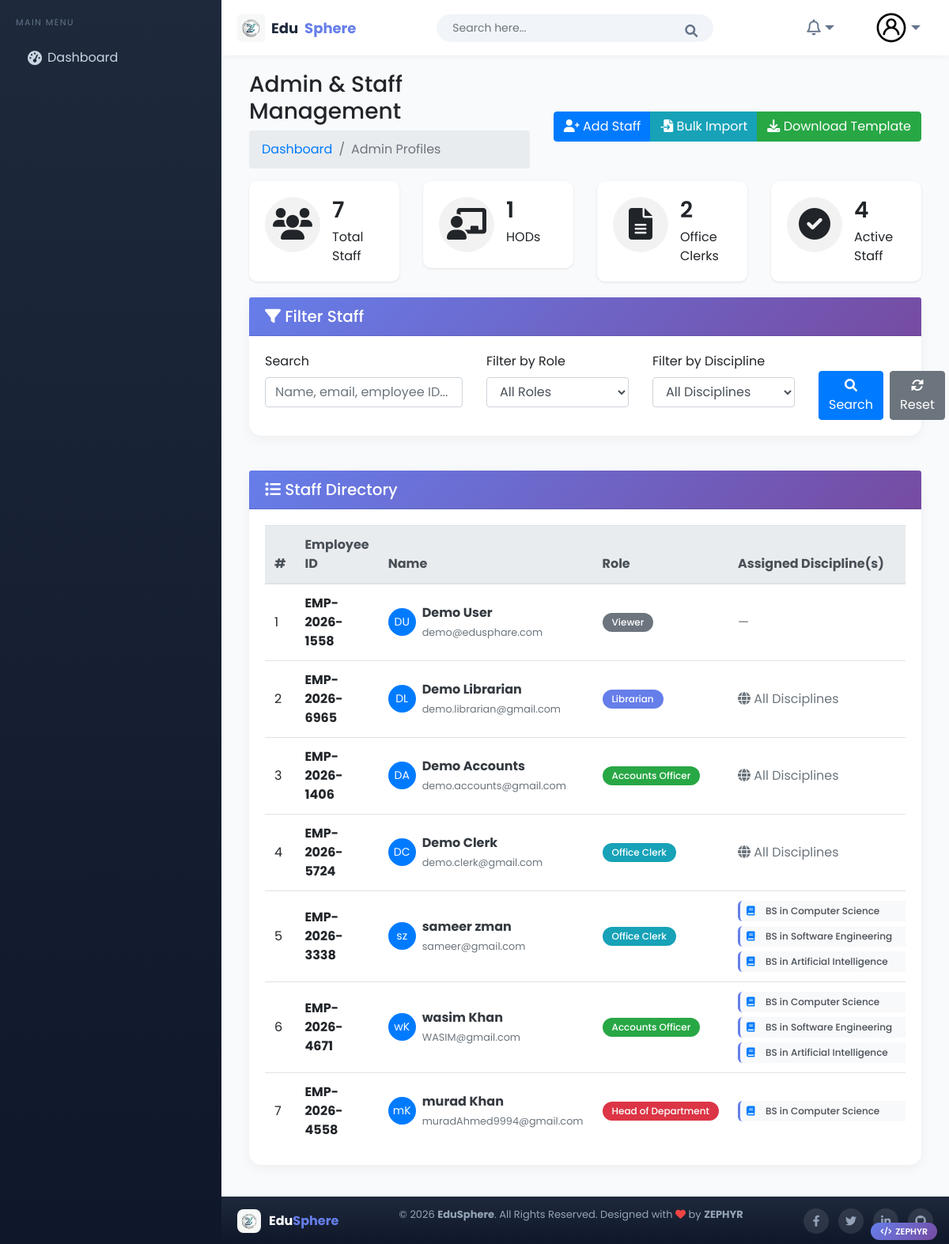
The app's page /head (signed in) with its own data.
### head/models.py (models this page shows, shortened)
class AdminProfile(models.Model):
    ROLE_CHOICES = [
        ('HOD', 'Head of Department'),
        ('Coordinator', 'Coordinator'),
        ('Section Head', 'Section Head'),
        ('Office Clerk', 'Office Clerk'),
        ('Accounts', 'Accounts Officer'),
        ('Librarian', 'Librarian'),
    ]
    user = models.OneToOneField(
        CustomUser,
        on_delete=models.SET_NULL,
        null=True,
        blank=True,
        related_name='admin_profile'
    )
    first_name = models.CharField(max_length=100)
    last_name = models.CharField(max_length=100)
    father_name = models.CharField(max_length=100)
    contact_number = models.CharField(max_length=15, blank=True, null=True)
    email = models.EmailField(max_length=255, unique=True)
    discipline = models.ForeignKey(Discipline, on_delete=models.SET_NULL, null=True, blank=True)
    assigned_disciplines = models.JSONField(default=list, blank=True, help_text="List of discipline IDs for multi-discipline roles")
    role = models.CharField(max_length=50, choices=ROLE_CHOICES, default='Office Clerk')
    address = models.TextField(blank=True, null=True)
    employee_id = models.CharField(max_length=50, unique=True, blank=True, null=True)
    joining_date = models.DateField(blank=True, null=True)
    is_active = models.BooleanField(default=True)
    created_at = models.DateTimeField(auto_now_add=True)
    updated_at = models.DateTimeField(auto_now=True)

### Academic/models.py (models this page shows, shortened)
class Discipline(models.Model):  # Fixed spelling from Decipline to Discipline
    PROGRAM_CHOICES = [
        ('BS', 'BS'),
        ('MS', 'MS'),
        ('PhD', 'PhD'),
    ]
    FIELD_CHOICES = [
        ('Computer Science', 'Computer Science'),
        ('Software Engineering', 'Software Engineering'),
        ('Artificial Intelligence', 'Artificial Intelligence'),
        ('Cyber Security', 'Cyber Security'),
        ('Data Science', 'Data Science'),
    ]
    program = models.CharField(max_length=40, choices=PROGRAM_CHOICES)
    field = models.CharField(max_length=40, choices=FIELD_CHOICES)
    class Meta:
        unique_together = ('program', 'field')
        verbose_name_plural = "Disciplines"

### head/views.py (the view, shortened to what this page needs)
# urls.py: path('', views.admin_profile_list, name='admin_profile_list'),
@login_required
def admin_profile_list(request):
    admin_profiles = AdminProfile.objects.select_related('discipline').all().order_by('-created_at')
    if request.GET.get('clear_errors'):
        if 'import_errors' in request.session:
            del request.session['import_errors']
    search_query = request.GET.get('search', '')
    role_filter = request.GET.get('role', '')
    if role_filter:
        admin_profiles = admin_profiles.filter(role=role_filter)
    discipline_filter = request.GET.get('discipline', '')
    if discipline_filter:
        admin_profiles = admin_profiles.filter(discipline_id=discipline_filter)
    hod_count = AdminProfile.objects.filter(role='HOD').count()
    office_clerk_count = AdminProfile.objects.filter(role='Office Clerk').count()
    active_count = AdminProfile.objects.filter(is_active=True).count()
    paginator = Paginator(admin_profiles, 10)
    page_number = request.GET.get('page')
    page_obj = paginator.get_page(page_number)
    disciplines = Discipline.objects.all()
    context = {
        'page_obj': page_obj,
        'search_query': search_query,
        'role_filter': role_filter,
        'discipline_filter': discipline_filter,
        'disciplines': disciplines,
        'role_choices': AdminProfile._meta.get_field('role').choices,
        'import_errors': request.session.get('import_errors', []),
        'hod_count': hod_count,
        'office_clerk_count': office_clerk_count,
        'active_count': active_count,
    }
    return render(request, 'admin_profile/admin_profile_list.html', context)

### templates/admin_profile/admin_profile_list.html (shortened to what this page needs)
{% extends 'Home/base.html' %}
{% load static %}
{% block body %}
<div class="page-wrapper">
    <div class="content container-fluid">
        <div class="page-header">
            <div class="row align-items-center">
                <div class="col">
                    <h3 class="page-title">Admin & Staff Management</h3>
                    <ul class="breadcrumb">
                        <li class="breadcrumb-item"><a href="{% url 'index' %}">Dashboard</a></li>
                        <li class="breadcrumb-item active">Admin Profiles</li>
                    </ul>
                </div>
                <div class="col-auto">
                    <div class="btn-group">
                        <a href="{% url 'admin_profile:admin_profile_create' %}" class="btn btn-primary">
                            <i class="fas fa-user-plus"></i> Add Staff
                        </a>
                        <a href="{% url 'admin_profile:import_admin_profiles' %}" class="btn btn-info">
                            <i class="fas fa-file-import"></i> Bulk Import
                        </a>
                        <a href="{% url 'admin_profile:download_sample_excel' %}" class="btn btn-success">
                            <i class="fas fa-download"></i> Download Template
                        </a>
                    </div>
                </div>
            </div>
        </div>
        <div class="row">
            <div class="col-md-3">
                <div class="card dash-widget">
                    <div class="card-body">
                        <span class="dash-widget-icon"><i class="fas fa-users"></i></span>
                        <div class="dash-widget-info">
                            <h3>{{ page_obj.paginator.count }}</h3>
                            <span>Total Staff</span>
                        </div>
                    </div>
                </div>
            </div>
            <div class="col-md-3">
                <div class="card dash-widget">
                    <div class="card-body">
                        <span class="dash-widget-icon"><i class="fas fa-chalkboard-teacher"></i></span>
                        <div class="dash-widget-info">
                            <h3>{{ hod_count|default:0 }}</h3>
                            <span>HODs</span>
                        </div>
                    </div>
                </div>
            </div>
            <div class="col-md-3">
                <div class="card dash-widget">
                    <div class="card-body">
                        <span class="dash-widget-icon"><i class="fas fa-file-alt"></i></span>
                        <div class="dash-widget-info">
                            <h3>{{ office_clerk_count|default:0 }}</h3>
                            <span>Office Clerks</span>
                        </div>
                    </div>
                </div>
            </div>
            <div class="col-md-3">
                <div class="card dash-widget">
                    <div class="card-body">
                        <span class="dash-widget-icon"><i class="fas fa-check-circle"></i></span>
                        <div class="dash-widget-info">
                            <h3>{{ active_count|default:0 }}</h3>
                            <span>Active Staff</span>
                        </div>
                    </div>
                </div>
            </div>
        </div>
        <div class="row mb-4">
            <div class="col-md-12">
                <div class="card">
                    <div class="card-header">
                        <h5 class="card-title mb-0">
                            <i class="fas fa-filter"></i> Filter Staff
                        </h5>
                    </div>
                    <div class="card-body">
                        <form method="get" class="row">
                            <div class="col-md-4">
                                <div class="form-group">
                                    <label>Search</label>
                                    <input type="text" class="form-control" name="search"
                                           value="{{ search_query }}" placeholder="Name, email, employee ID...">
                                </div>
                            </div>
                            <div class="col-md-3">
                                <div class="form-group">
                                    <label>Filter by Role</label>
                                    <select class="form-control" name="role">
                                        <option value="">All Roles</option>
                                    </select>
                                </div>
                            </div>
                            <div class="col-md-3">
                                <div class="form-group">
                                    <label>Filter by Discipline</label>
                                    <select class="form-control" name="discipline">
                                        <option value="">All Disciplines</option>
                                    </select>
                                </div>
                            </div>
                            <div class="col-md-2 d-flex align-items-end">
                                <button type="submit" class="btn btn-primary mr-2">
                                    <i class="fas fa-search"></i> Search
                                </button>
                                <a href="{% url 'admin_profile:admin_profile_list' %}" class="btn btn-secondary">
                                    <i class="fas fa-sync-alt"></i> Reset
                                </a>
                            </div>
                        </form>
                    </div>
                </div>
            </div>
        </div>
        <div class="row">
            <div class="col-sm-12">
                <div class="card card-table">
                    <div class="card-header">
                        <h5 class="card-title mb-0">
                            <i class="fas fa-list"></i> Staff Directory
                        </h5>
                    </div>
                    <div class="card-body">
                        <div class="table-responsive">
                            <table class="table table-hover table-center mb-0">
                                <thead class="thead-light">
                                    <tr>
                                        <th>#</th>
                                        <th>Employee ID</th>
                                        <th>Name</th>
                                        <th>Role</th>
                                        <th style="min-width: 250px;">Assigned Discipline(s)</th>
                                    </tr>
                                </thead>
                                <tbody>
                                    {% for profile in page_obj %}
                                    <tr>
                                        <td>{{ forloop.counter0|add:page_obj.start_index }}</td>
                                        <td><span class="font-weight-bold">{{ profile.employee_id|default:"-" }}</span></td>
                                        <td>
                                            <div class="d-flex align-items-center">
                                                <div class="avatar-img rounded-circle bg-primary text-white d-flex align-items-center justify-content-center mr-2" style="width:35px;height:35px;">
                                                    <span style="font-size:14px;">{{ profile.first_name|slice:":1" }}{{ profile.last_name|slice:":1" }}</span>
                                                </div>
                                                <div>
                                                    <a href="{% url 'admin_profile:admin_profile_detail' profile.pk %}" class="font-weight-bold text-dark">
                                                        {{ profile.first_name }} {{ profile.last_name }}
                                                    </a>
                                                    <br>
                                                    <small class="text-muted">{{ profile.email }}</small>
                                                </div>
                                            </div>
                                        </div>
                                        <td>
                                            {% if profile.role == 'HOD' %}
                                                <span class="badge badge-danger">{{ profile.get_role_display }}</span>
                                            {% elif profile.role == 'Coordinator' %}
                                                <span class="badge badge-warning">{{ profile.get_role_display }}</span>
                                            {% elif profile.role == 'Office Clerk' %}
                                                <span class="badge badge-info">{{ profile.get_role_display }}</span>
                                            {% elif profile.role == 'Accounts' %}
                                                <span class="badge badge-success">{{ profile.get_role_display }}</span>
                                            {% elif profile.role == 'Librarian' %}
                                                <span class="badge badge-primary">{{ profile.get_role_display }}</span>
                                            {% else %}
                                                <span class="badge badge-secondary">{{ profile.get_role_display }}</span>
                                            {% endif %}
                                        </div>
                                        <td style="vertical-align: middle;">
                                            {% if profile.role in 'Office Clerk,Accounts,Librarian' %}
                                                {% if profile.assigned_disciplines %}
                                                    <div class="discipline-list">
                                                        {% for discipline_id in profile.assigned_disciplines %}
                                                            {% for discipline in disciplines %}
                                                                {% if discipline.id == discipline_id %}
                                                                    <div class="discipline-item">
                                                                        <i class="fas fa-book text-primary mr-1"></i>
                                                                        <span class="discipline-name">{{ discipline.program }} in {{ discipline.field }}</span>
                                                                    </div>
                                                                {% endif %}
                                                            {% endfor %}
                                                        {% endfor %}
                                                    </div>
                                                {% else %}
                                                    <span class="text-muted"><i class="fas fa-globe"></i> All Disciplines</span>
                                                {% endif %}
                                            {% else %}
                                                {% if profile.discipline %}
                                                    <div class="discipline-item">
                                                        <i class="fas fa-book text-primary mr-1"></i>
                                                        <span class="discipline-name">{{ profile.discipline.program }} in {{ profile.discipline.field }}</span>
                                                    </div>
                                                {% else %}
                                                    <span class="text-muted">—</span>
                                                {% endif %}
                                            {% endif %}
                                        </div>
                                        <td><small>{{ profile.contact_number|default:"-" }}</small></div>
                                        <td>
                                        </div>
                                        <td class="text-right">
                                        </div>
                                     </tr>
                                    {% endfor %}
{% endblock %}

### records on screen
AdminProfile: employee_id "EMP-2026-1558", first_name "D", last_name "U", first_name "Demo", last_name "User", email "demo@edusphare.com", role "Viewer"
AdminProfile: employee_id "EMP-2026-6965", first_name "D", last_name "L", first_name "Demo", last_name "Librarian", email "demo.librarian@gmail.com", role "Librarian", assigned_disciplines "All Disciplines"
AdminProfile: employee_id "EMP-2026-1406", first_name "D", last_name "A", first_name "Demo", last_name "Accounts", email "demo.accounts@gmail.com", role "Accounts Officer", assigned_disciplines "All Disciplines"
AdminProfile: employee_id "EMP-2026-5724", first_name "D", last_name "C", first_name "Demo", last_name "Clerk", email "demo.clerk@gmail.com", role "Office Clerk", assigned_disciplines "All Disciplines"
AdminProfile: employee_id "EMP-2026-3338", first_name "s", last_name "z", first_name "sameer", last_name "zman", email "sameer@gmail.com", role "Office Clerk"
Discipline: program "BS", field "Computer Science"
Discipline: program "BS", field "Software Engineering"
Discipline: program "BS", field "Artificial Intelligence"
AdminProfile: employee_id "EMP-2026-4671", first_name "w", last_name "K", first_name "wasim", last_name "Khan", email "WASIM@gmail.com", role "Accounts Officer"
AdminProfile: employee_id "EMP-2026-4558", first_name "m", last_name "K", first_name "murad", last_name "Khan", email "muradAhmed9994@gmail.com", role "Head of Department", discipline.program "BS", discipline.field "Computer Science"

### other values on screen
{{ page_obj.paginator.count }} "7"
{{ hod_count|default:0 }} "1"
{{ office_clerk_count|default:0 }} "2"
{{ active_count|default:0 }} "4"
